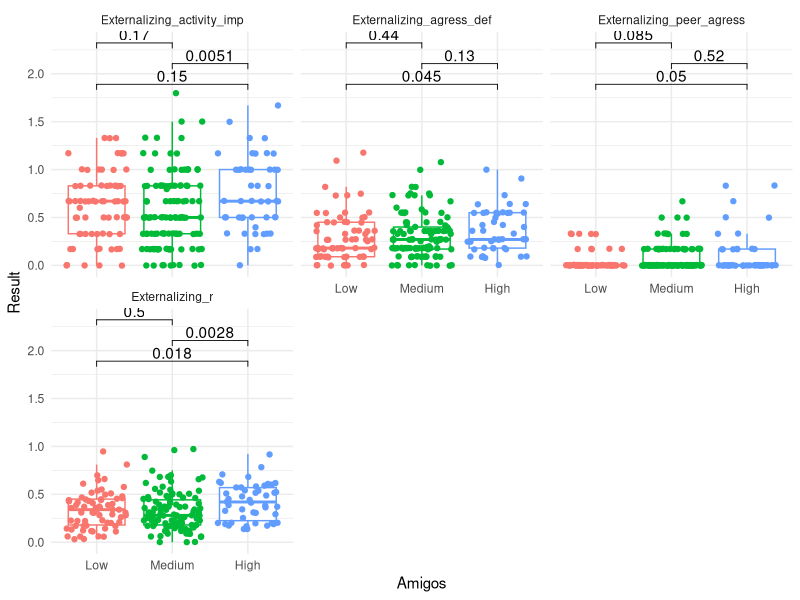
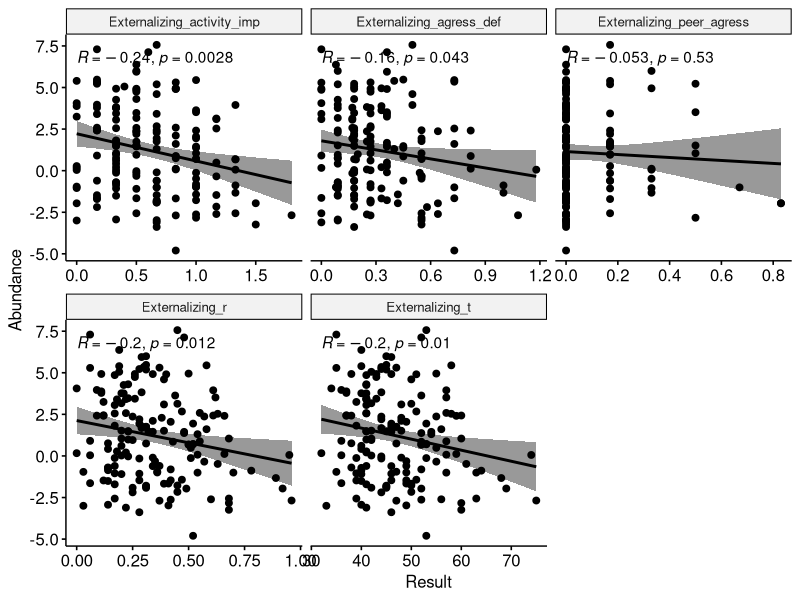

The R source for these figures, in order:
library(tidyverse)
library(stringr)
library(tibble)
library(dplyr)
library(tidyr)
library(corrplot)
library(RColorBrewer)
library(Hmisc)
library(rstatix)
library(ggpubr)


HMO <- read.csv("./Data/HMO_scaled_centered.csv")
questionnaire <- read.csv("./Data/US/DFU_QuestionnaireData_03212022.csv")
metadata <- read.csv("./Data/US/Metadata_SEED.csv")

names <- c("Opioids", "Secretor", "Child_1_Delivery", "Child_1_Preterm_Birth", "Antibiotic", "SSRI", "Allergy", "Pain_reliver", "Caffeine", "Alcohol",
           "Breastfeeding_Experience", "Marijuana", "Depression", "Anxiety", "Asthma", "Diabetes", "Migraines", "Anemia", "HPV", "Breastfeeding_frequency_factor", "EBF")
metadata <- metadata %>% mutate(across(any_of(names), as.factor))
rm(names)

data <- questionnaire %>% 
  gather(Sample, Result, 4:ncol(questionnaire))
data$Sample <- str_replace(data$Sample, "X", "")
data <- data %>% 
  separate(Sample, c("Sample", "Child"), "_")
data$Test <- str_replace_all(data$Test, " ", "_")
data$Test <- str_replace_all(data$Test, "-", "_")
data$Test <- str_replace_all(data$Test, "_.mts.", "")
data$Test <- str_replace_all(data$Test, ":", "")
data <- left_join(data, metadata, by = "Sample")
data$Result <- as.numeric(data$Result)
data <- data %>% filter(!is.na(Result)) %>% filter(!is.na(Amigos))
data$Amigos <- factor(data$Amigos, levels = c("Low", "Medium", "High"))

# Just look at ITSEA scores
# ITSEA tests were performed for the most children in our study compared to all other tests
data <- data %>% filter(str_detect(Category, "ITSEA")) %>% filter(!str_detect(Test, "_Test|_Age"))

data$Test <- str_replace_all(data$Test, "dysreg", "Dysregulation")
data$Test <- str_replace_all(data$Test, "compet", "Competence")
data$Test <- str_replace_all(data$Test, "extern", "Externalizing")
data$Test <- str_replace_all(data$Test, "intern", "Internalizing")

# Run anova on ITSEA scores and 6DDL
fit <- data %>% group_by(Test, Months) %>% tukey_hsd(Result ~ Amigos)

# Plot results
# Here, we filter the data just to look at externalizing subsection scores at 12 months (and one score which was clearly a typo)
sig_fit <- data %>% filter(Months == 12) %>% filter(str_detect(Test, "Extern")) %>% filter(Test != "Externalizing_agress_def"|Result<5) %>% filter(!str_detect(Test, "_t"))

comparisons <- list(c("Low", "High"), c("Medium", "High"), c("Low", "Medium"))
ggplot(sig_fit, aes(x = Amigos, y = Result, color = Amigos)) +
  geom_boxplot(outlier.shape = NA) +
  geom_jitter() +
  stat_compare_means(comparisons = comparisons) +
  theme_minimal() +
  theme(legend.position = "none") +
  facet_wrap(~Test, ncol = 3)

# Run correlations on ITSEA scores and 6DDL
ITSEA_6DDL <- data %>% group_by(Test, Months) %>% rstatix::cor_test(vars=c("Result"), vars2=c("z6DDL"), method="spearman")

#### Now let's look at Rothia/Veillonella and ITSEA scores #####################################
# Read in microbiome data
microbiome <- read.csv("./Data/US/Microbiome_table_SEED_genus_rclr.csv")

# Filter out Rothia and Veillonella (and also create a single column with the abundance of both)
microbiome <- microbiome %>% dplyr::select(Sample, contains("othia"), contains("eillon")) %>% rowwise() %>% mutate(RV = sum(Rothia + Veillonella))
microbiome[microbiome == 0] <- NA

# Merge datasets
microbiome <- inner_join(data, microbiome, by = "Sample", multiple = "all")
microbiome <- microbiome %>% dplyr::select(Sample, Test, Months, Result, Rothia, Veillonella, RV, Amigos) %>% unique()
microbiome <- microbiome %>% pivot_longer(Rothia:RV, names_to = "Microbe", values_to = "Abundance")

# Run correlation
ITSEA_microbes <- microbiome %>% group_by(Test, Months, Microbe) %>% rstatix::cor_test(vars=c("Result"), vars2=c("Abundance"), method="spearman")

# Plot results
# Here, we filter the data just to look at externalizing subsection scores at 12 months (and one score which was clearly a typo)
sig_fit <- microbiome %>% filter(Months == 12) %>% filter(str_detect(Test, "Extern")) %>% filter(Test != "Externalizing_agress_def"|Result<5) %>% filter(Microbe == "RV")
ggscatter(sig_fit, x = "Result", y = "Abundance", add = "reg.line",  conf.int = TRUE, 
          cor.method = "spearman") + stat_cor() + facet_wrap(~Test, scales = "free_x", ncol = 3)
